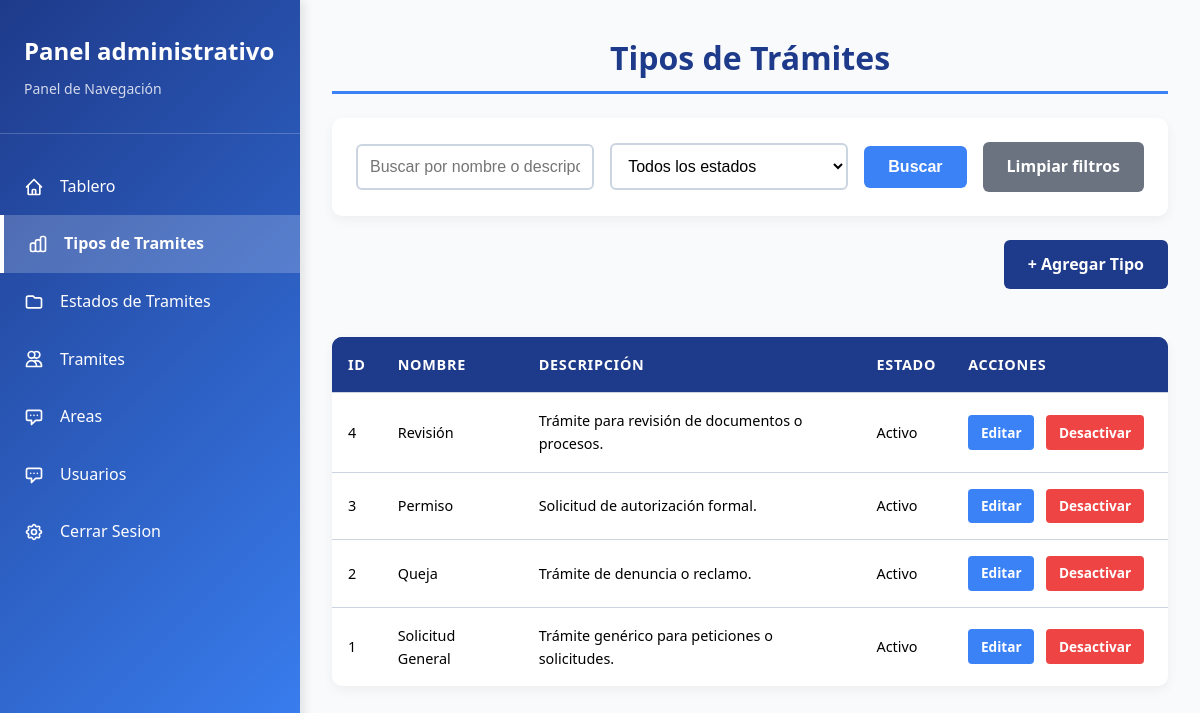
The app's page /views/admin/tipo/tipos.php with its own data.
### tables this page shows
CREATE TABLE tbl_tipo_tramite (
    id_tipo_tramite INT AUTO_INCREMENT PRIMARY KEY,
    nombre VARCHAR(100) NOT NULL,
    descripcion TEXT,
    activo BOOLEAN DEFAULT TRUE
);

### views/admin/tipo/tipos.php (the view, shortened to what this page needs)
<?php
require '../../../config/database/config/config_db.php';
$query = "SELECT
    id_tipo_tramite,
    nombre,
    descripcion,
    activo
FROM tbl_tipo_tramite
WHERE 1=1 ";
$query .= " ORDER BY id_tipo_tramite DESC LIMIT 50";
$stmt = $mysqli->prepare($query);
$stmt->execute();
$result = $stmt->get_result();
$tipos = $result->fetch_all(MYSQLI_ASSOC);
?>
<!DOCTYPE html>
<html lang="es">
<head>
    <link rel="stylesheet" href="/style/tipos.css">
</head>
<body>
    <?php include '../../sidebaradministrador.php'; ?>
    <div class="contenido-principal">
        <h1>Tipos de Trámites</h1>
        <div class="filtros-container">
            <form method="GET" action="" class="filtros-form">
                <div class="filtro-grupo">
                    <input type="text" name="busqueda" placeholder="Buscar por nombre o descripción"
                        value="<?= isset($_GET['busqueda']) ? htmlspecialchars($_GET['busqueda']) : '' ?>">
                </div>
                <div class="filtro-grupo">
                    <select name="estado">
                        <option value="">Todos los estados</option>
                    </select>
                </div>
                <button type="submit" class="btn-buscar">Buscar</button>
                <a href="?" class="btn-limpiar">Limpiar filtros</a>
            </form>
        </div>
        <div class="acciones-superiores">
            <a href="agregar_tipo.php" class="btn-agregar">+ Agregar Tipo</a>
        </div>
        <table>
            <thead>
                <tr>
                    <th>ID</th>
                    <th>Nombre</th>
                    <th>Descripción</th>
                    <th>Estado</th>
                    <th>Acciones</th>
                </tr>
            </thead>
            <tbody>
                <?php if ($tipos): ?>
                <?php foreach ($tipos as $tipo): ?>
                <tr>
                    <td><?= $tipo['id_tipo_tramite'] ?></td>
                    <td><?= htmlspecialchars($tipo['nombre']) ?></td>
                    <td><?= htmlspecialchars($tipo['descripcion']) ?></td>
                    <td><?= $tipo['activo'] ? 'Activo' : 'Inactivo' ?></td>
                    <td class="acciones">
                        <a href="editar_tipo.php?id_tipo_tramite=<?= $tipo['id_tipo_tramite'] ?>">Editar</a>
                        <?php if ($tipo['activo']): ?>
                            <a href="eliminar_tipo.php?id_tipo_tramite=<?= $tipo['id_tipo_tramite'] ?>" onclick="return confirm('¿Seguro que deseas desactivar este tipo de trámite?')">Desactivar</a>
                        <?php else: ?>
                            <a href="activar_tipo.php?id_tipo_tramite=<?= $tipo['id_tipo_tramite'] ?>" onclick="return confirm('¿Seguro que deseas activar este tipo de trámite?')">Activar</a>
                        <?php endif; ?>
                    </td>
                </tr>
                <?php endforeach; ?>
                <?php else: ?>
                <tr>
                    <td colspan="5">No se encontraron tipos de trámite.</td>
                </tr>
                <?php endif; ?>
            </tbody>
        </table>
    </div>
</body>
</html>

### style/tipos.css (style rules this page uses)
:root { --color-primario: #1e3a8a; --color-secundario: #3b82f6; --color-texto: #fffefe; --color-fondo: #f8fafc; --color-borde: #cbd5e1; --color-hover: #e2e8f0; --color-error: #dc2626; --color-exito: #10b981; --font-primary: 'Segoe UI', Tahoma, Geneva, Verdana, sans-serif; }
* { margin: 0; padding: 0; box-sizing: border-box; }
body { font-family: var(--font-primary); background-color: var(--color-fondo); color: var(--color-texto); line-height: 1.6; min-height: 100vh; }
.contenido-principal { margin-left: 25%; width: 75%; min-height: 100vh; padding: 2rem; display: flex; flex-direction: column; justify-content: flex-start; align-items: center; background-color: var(--color-fondo); transition: all 0.3s ease; }
.contenido-principal > * { width: 100%; max-width: 1400px; }
.contenido-principal h1 { color: var(--color-primario); font-size: 2rem; margin-bottom: 1.5rem; padding-bottom: 0.5rem; border-bottom: 3px solid var(--color-secundario); text-align: center; }
.btn-agregar, .btn-guardar { background-color: var(--color-primario); color: var(--color-texto); }
.filtros-container { background: white; padding: 1.5rem; border-radius: 10px; box-shadow: 0 4px 12px rgba(0, 0, 0, 0.05); margin-bottom: 1.5rem; }
.filtros-form { display: flex; gap: 1rem; flex-wrap: wrap; align-items: center; }
.filtro-grupo { flex: 1 1 200px; }
.filtro-grupo input, .filtro-grupo select { width: 100%; padding: 0.75rem; border: 2px solid var(--color-borde); border-radius: 6px; font-size: 1rem; color: #000000; background-color: #ffffff; }
.btn-buscar, .btn-limpiar { padding: 0.75rem 1.5rem; border: none; border-radius: 6px; cursor: pointer; font-weight: 600; font-size: 1rem; transition: background-color 0.2s; text-decoration: none; display: inline-block; }
.btn-buscar { background-color: var(--color-secundario); color: var(--color-texto); }
.btn-limpiar { background-color: #6b7280; color: white; }
.acciones-superiores { margin-bottom: 1.5rem; text-align: right; }
.acciones-superiores .btn-agregar { display: inline-block; background-color: var(--color-primario); color: var(--color-texto); padding: 0.75rem 1.5rem; border-radius: 6px; text-decoration: none; font-weight: 600; transition: background-color 0.2s; }
table { width: 100%; border-collapse: collapse; background: white; border-radius: 10px; overflow: hidden; box-shadow: 0 4px 12px rgba(0, 0, 0, 0.05); margin-top: 1.5rem; font-size: 0.9rem; }
table thead { background-color: var(--color-primario); color: var(--color-texto); }
table th, table td { padding: 1rem; text-align: left; border-bottom: 1px solid var(--color-borde); }
table th { font-weight: 600; text-transform: uppercase; letter-spacing: 0.05em; color: var(--color-texto); background-color: var(--color-primario); }
table td { color: #000000; }
table tbody tr:last-child td { border-bottom: none; }
.acciones { white-space: nowrap; }
.acciones a { display: inline-block; padding: 0.4rem 0.8rem; margin-right: 0.5rem; border-radius: 4px; text-decoration: none; font-size: 0.85rem; font-weight: 600; transition: background-color 0.2s; }
.acciones a:first-child { background-color: var(--color-secundario); color: white; }
.acciones a:last-child { background-color: #ef4444; color: white; }

### style/sidebar.css (style rules this page uses)
* { margin: 0; padding: 0; box-sizing: border-box; }
body { font-family: 'Segoe UI', Tahoma, Geneva, Verdana, sans-serif; display: flex; min-height: 100vh; background: #f5f7fa; }
table { width: 100%; border-collapse: collapse; background: white; }
th, td { padding: 1rem; text-align: left; border-bottom: 1px solid #e2e8f0; }
th { background: #f7fafc; font-weight: 600; color: #2d3748; }

### style/variables.css (style rules this page uses)
:root { --color-primario: #1e3a8a; --color-secundario: #3b82f6; --color-texto: #fffefe; --color-Exito: #4caf50; --color-Aviso: #f4a261; --color-error: #e63946; --radio: 14px; --ancho-max: 1100px; --esp: 16px; }

### records on screen
tbl_tipo_tramite: id_tipo_tramite "4", nombre "Revisión", descripcion "Trámite para revisión de documentos o procesos.", activo "Activo"
tbl_tipo_tramite: id_tipo_tramite "3", nombre "Permiso", descripcion "Solicitud de autorización formal.", activo "Activo"
tbl_tipo_tramite: id_tipo_tramite "2", nombre "Queja", descripcion "Trámite de denuncia o reclamo.", activo "Activo"
tbl_tipo_tramite: id_tipo_tramite "1", nombre "Solicitud General", descripcion "Trámite genérico para peticiones o solicitudes.", activo "Activo"
